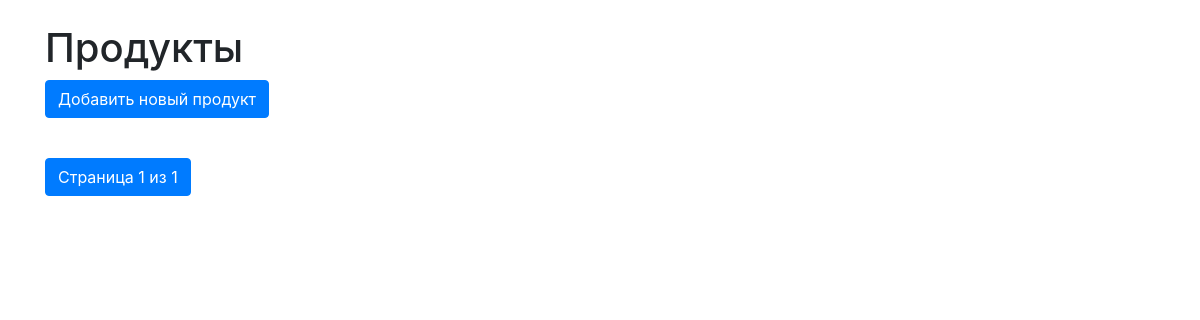
The app's page /products/, older data.
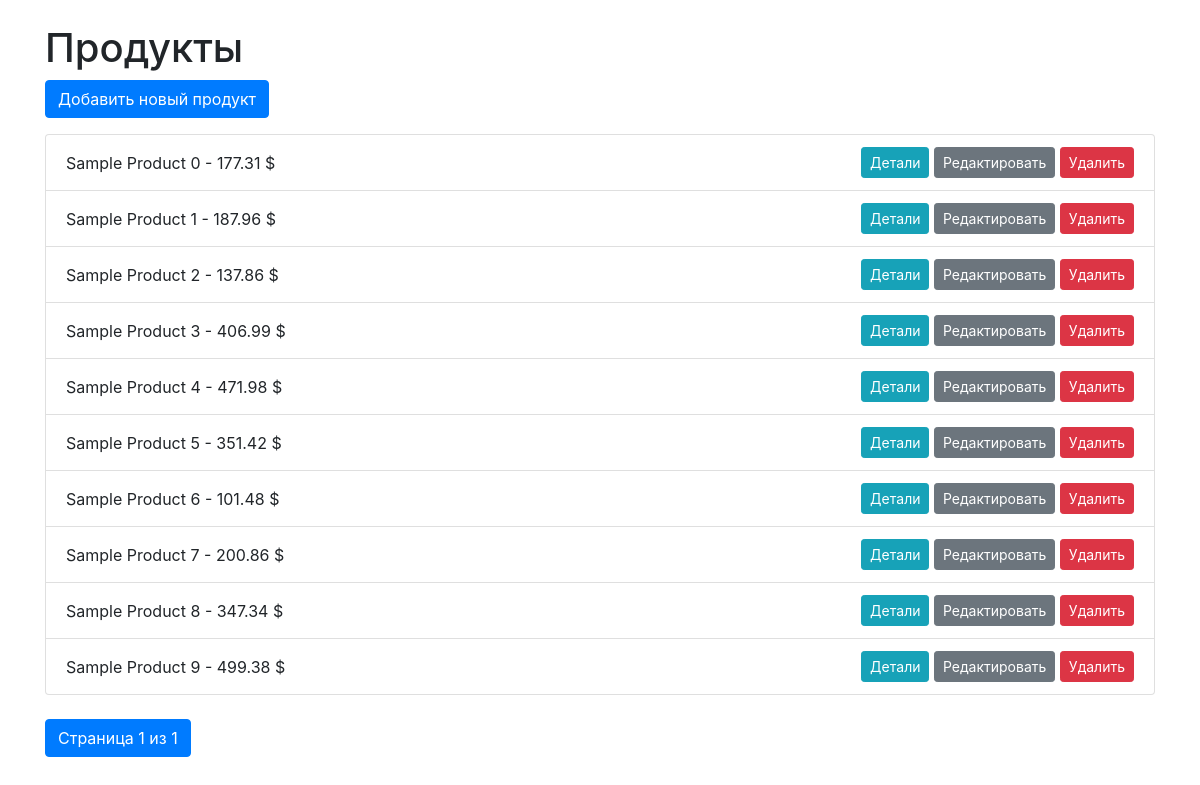
The same page, newer data.
### business/models.py (models this page shows, shortened)
class Product(models.Model):
    business = models.ForeignKey(Business, on_delete=models.CASCADE)
    name = models.CharField(max_length=100)
    category = models.ForeignKey(Category, on_delete=models.CASCADE)
    supplier = models.ForeignKey(Supplier, on_delete=models.CASCADE)
    price = models.DecimalField(max_digits=10, decimal_places=2)
    in_stock = models.BooleanField(default=True)

### business/views.py (the view)
# urls.py: path('products/', views.ProductList.as_view(), name='product-list'),
class ProductList(ListView):
    model = Product
    context_object_name = 'products'
    template_name = 'products/product_list.html'  # Убедитесь, что у вас правильно указан путь к шаблону
    paginate_by = 10  # Количество элементов на странице
    def get_context_data(self, **kwargs):
        context = super().get_context_data(**kwargs)
        paginator = Paginator(self.get_queryset(), self.paginate_by)
        page = self.request.GET.get('page')
        try:
            products = paginator.page(page)
        except PageNotAnInteger:
            products = paginator.page(1)
        except EmptyPage:
            products = paginator.page(paginator.num_pages)
        context['products'] = products
        return context

### business/templates/business/product_list.html (shortened to what this page needs)
<!DOCTYPE html>
<html lang="en">
<head>
    <link href="https://stackpath.bootstrapcdn.com/bootstrap/4.5.2/css/bootstrap.min.css" rel="stylesheet">
</head>
<body>
    <div class="container mt-4">
        <h1>Продукты</h1>
        <a href="{% url 'product-add' %}" class="btn btn-primary mb-3">Добавить новый продукт</a>
        <ul class="list-group">
            {% for product in products %}
                <li class="list-group-item d-flex justify-content-between align-items-center">
                    {{ product.name }} - {{ product.price }} $
                    <div>
                        <a href="{% url 'product-detail' product.id %}" class="btn btn-sm btn-info">Детали</a>
                        <a href="{% url 'product-update' product.id %}" class="btn btn-sm btn-secondary">Редактировать</a>
                        <a href="{% url 'product-delete' product.id %}" class="btn btn-sm btn-danger" onclick="return confirm('Вы уверены, что хотите удалить этот продукт?');">Удалить</a>
                    </div>
                </li>
            {% endfor %}
        </ul>
        <nav aria-label="Page navigation example" class="mt-4">
            <ul class="pagination">
                <li class="page-item active"><a class="page-link" href="#">Страница {{ products.number }} из {{ products.paginator.num_pages }}</a></li>
            </ul>
        </nav>
    </div>
</body>
</html>

Row changes from the older to the newer data that the page shows:
added Product: name "Sample Product 0", price "177.31"
added Product: name "Sample Product 1", price "187.96"
added Product: name "Sample Product 2", price "137.86"
added Product: name "Sample Product 3", price "406.99"
added Product: name "Sample Product 4", price "471.98"
added Product: name "Sample Product 5", price "351.42"
added Product: name "Sample Product 6", price "101.48"
added Product: name "Sample Product 7", price "200.86"
added Product: name "Sample Product 8", price "347.34"
added Product: name "Sample Product 9", price "499.38"
